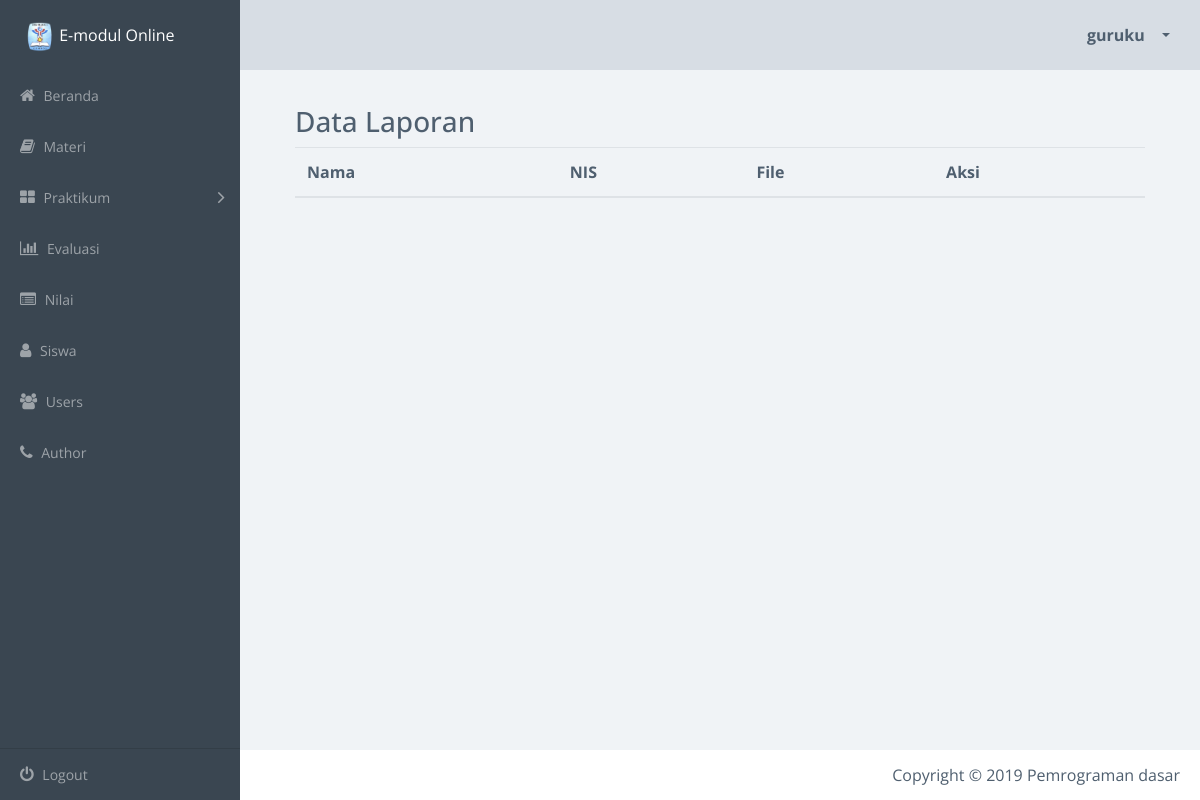
The page /detailHasilLatihan.php?id=a (signed in) on the database as committed earlier.
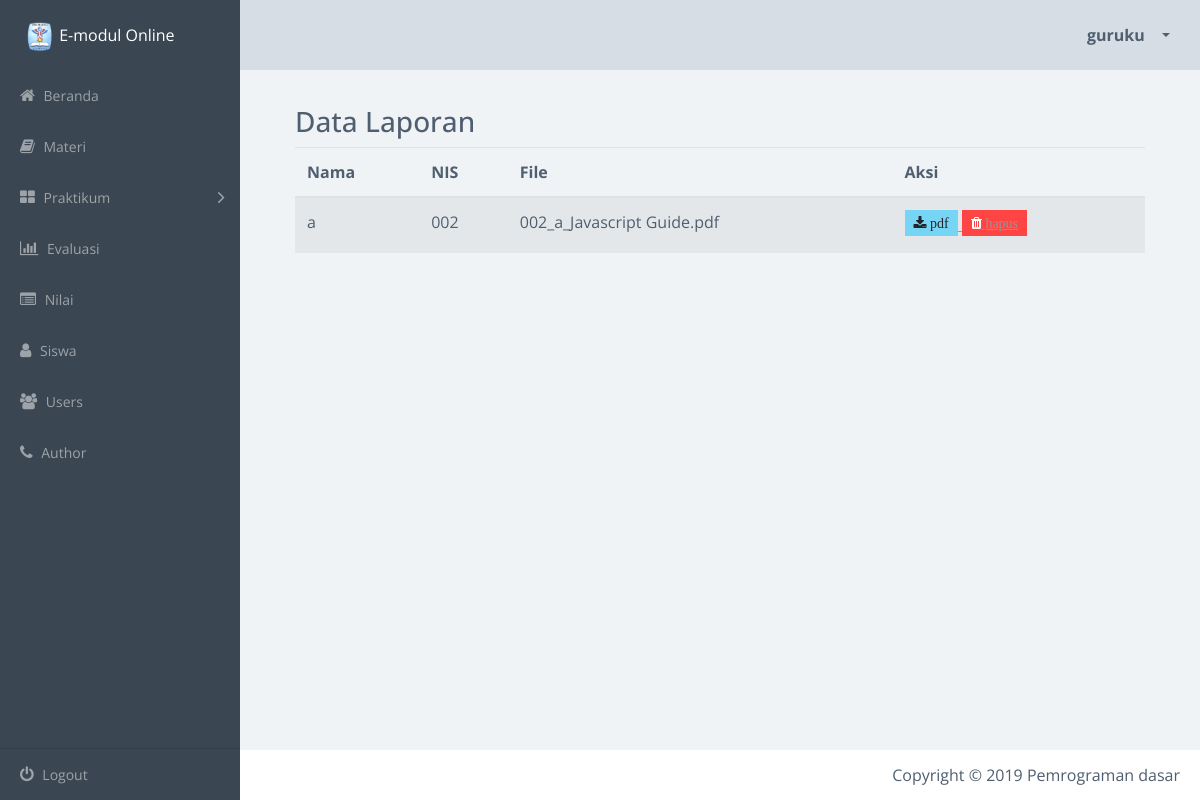
The same page on the database as committed later.
### tables this page shows
CREATE TABLE `hasil_latihan` (
  `id_hasil_latihan` int(11) NOT NULL AUTO_INCREMENT,
  `nis` varchar(100) DEFAULT NULL,
  `nama_latihan` varchar(100) DEFAULT NULL,
  `berkas` varchar(100) DEFAULT NULL,
  PRIMARY KEY (`id_hasil_latihan`)
);

### detailHasilLatihan.php (the view, shortened to what this page needs)
<?php
include_once("config.php");
$nama = $_GET['id'];
$result = mysqli_query($conn, "SELECT * FROM hasil_latihan WHERE nama_latihan = '$nama'");
?>
<!doctype html>
<html class="no-js" lang="en">
    <head>
        <link rel="stylesheet" href="css/vendor.css">
        <link rel="stylesheet" href="css/app-blue.css">
        <link rel="stylesheet" type="text/css" href="css/jquery.dataTables.min.css">
    </head>
    <body>
        <div class="main-wrapper">
            <div class="app" id="app">
                <header class="header">
                    <div class="header-block header-block-nav">
                        <ul class="nav-profile">
                            <li class="profile dropdown">
                                <a class="nav-link dropdown-toggle" data-toggle="dropdown" href="#" role="button" aria-haspopup="true" aria-expanded="false">
                                    <span class="name"> <?php echo $_SESSION['username']; ?> </span>
                                </a>
                            </li>
                        </ul>
                    </div>
                </header>
                <aside class="sidebar">
                    <div class="sidebar-container">
                        <div class="sidebar-header">
                            <div class="brand">
                                <div>
                                    <img src="assets/logosmk.png" width="30" height="30"> E-modul Online
                                </div>
                            </div>
                        </div>
                        <nav class="menu">
                            <ul class="sidebar-menu metismenu" id="sidebar-menu">
                                <li class="">
                                    <a href="index.php">
                                        <i class="fa fa-home"></i> Beranda </a>
                                </li>
                                <li class="">
                                    <a href="materi.php">
                                        <i class="fa fa-book"></i> Materi </a>
                                </li>
                                <li>
                                    <a href="">
                                        <i class="fa fa-th-large"></i> Praktikum
                                        <i class="fa arrow"></i>
                                    </a>
                                </li>
                                <li class="">
                                    <a href="evaluasi.php">
                                        <i class="fa fa-bar-chart"></i> Evaluasi  </a>
                                </li>
                                <li class="">
                                    <a href="nilai.php">
                                        <i class="fa fa-list-alt"></i> Nilai </a>
                                </li>
                                <li class="">
                                    <a href="siswa.php">
                                        <i class="fa fa-user"></i> Siswa </a>
                                </li>
                                <li class="">
                                    <a href="users.php">
                                        <i class="fa fa-users"></i> Users </a>
                                </li>
                                <li class="">
                                    <a href="author.php">
                                        <i class="fa fa-phone"></i> Author </a>
                                </li>
                            </ul>
                        </nav>
                    </div>
                    <footer class="sidebar-footer">
                        <ul class="sidebar-menu metismenu" id="customize-menu">
                            <li>
                                <a href="logout.php">
                                    <i class="fa fa-power-off"></i> Logout </a>
                            </li>
                        </ul>
                    </footer>
                </aside>
                <article class="content dashboard-page">
                    <section class="section">
                        <div class="data-table-area">
                            <div class="container">
                                <div class="row">
                                    <div class="col-lg-12 col-md-12 col-sm-12 col-xs-12">
                                        <div class="data-table-list">
                                            <div class="basic-tb-hd">
                                                <h3>Data Laporan</h3>
                                            </div>
                                            <div class="table-responsive">
                                                <table id="data-table-basic" class="table table-striped">
                                                    <thead>
                                                        <tr>
                                                            <th>Nama</th>
                                                            <th>NIS</th>
                                                            <th>File</th>
                                                            <th>Aksi</th>
                                                        </tr>
                                                    </thead>
                                                    <tbody>
                                                     <?php
                                                     while($data = mysqli_fetch_array($result)) {
                                                        echo"<tr>";
                                                        echo "<td>" .$data['nama_latihan']. "</td>";
                                                        echo "<td>" .$data['nis']. "</td>";
                                                        echo "<td>" .$data['berkas']. "</td>";
                                                        echo "<td><a href='detailLaporanLatihan.php?id=$data[id_hasil_latihan]'><button title='unduh' class='btn btn-info btn-sm fa fa-download'> pdf </button>
                                                        <button title='hapus' class='btn btn-danger btn-sm fa fa-trash'><a href='deleteLaporanLatihan.php?id=$data[id_hasil_latihan]'> hapus </button></td>";
                                                        echo"</tr>";
                                                    }
                                                    ?>
                                            </table>
                                        </div>
                                    </div>
                                </div>
                            </div>
                        </div>
                    </div>
                </section>
            </article>
                <footer class="footer">
                    <div class="footer-block author">
                        <ul>
                            <li>
                                Copyright &copy 2019 Pemrograman dasar
                            </li>
                        </ul>
                    </div>
                </footer>
    </body>
</html>

Rows that differ between the two databases and show on the page:
added hasil_latihan: nama_latihan "a", nis "002", berkas "002_a_Javascript Guide.pdf"
